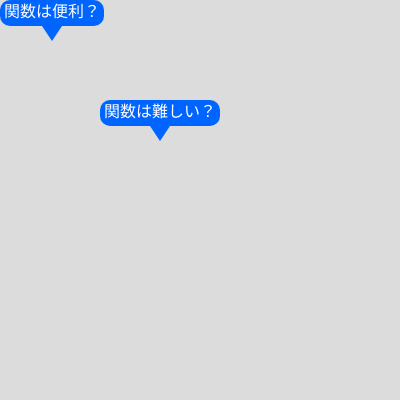
Frame 1 (no input)
Frame 60 (no input): identical to frame 1, image omitted
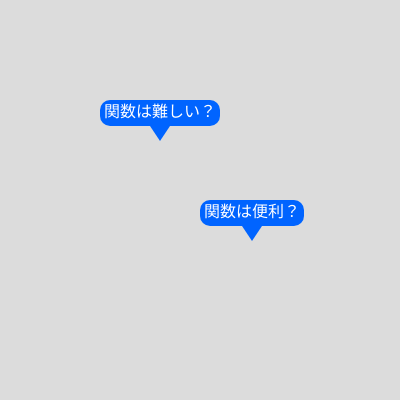
Frame 120 (the mouse pressed at the canvas centre since frame 60)

The p5.js sketch that drew these frames (run headless with seeded random() and noise() and a simulated clock; from frame 60 on, the mouse is pressed at the canvas centre):

// p5.js sketch
// ── sketch.js
// 吹き出し
function setup(){
  createCanvas(400, 400);
  textSize(16);
}

function draw(){
  background(220);
  balloon("関数は難しい？", 100, 100);
  balloon("関数は便利？", mouseX, mouseY);
}

function balloon(t, x, y){
  const w = textWidth(t); // テキストの幅
  const h = textAscent() + textDescent(); // テキストの高さ
  const p = 4; // 余白の大きさ (padding)

  push();
  fill(0, 100, 255); // 吹き出しの色（青っぽく）// BLANK[1] 吹き出しの背景を先に描く

  noStroke();// BLANK[2] 吹き出しの三角形を描く
  rect(x, y, w + p * 2, h + p * 2, 10); 
  const tx1 = x + (w + p * 2) / 2 - 10; // 三角形の左端
  const ty1 = y + h + p * 2;            // 四角形の下辺
  const tx2 = tx1 + 20;                 // 三角形の右端
  const ty2 = ty1;                      // 同じ高さ
  const tx3 = tx1 + 10;                 // 三角形の頂点（中央）
  const ty3 = ty1 + 15;                 // 下に伸ばす
  triangle(tx1, ty1, tx2, ty2, tx3, ty3);

  // 吹き出しのテキストを次に描く
  textAlign(LEFT, CENTER);
  fill(255);
  text(t, x + p, y + h / 2 + p);
  
  pop();
}
